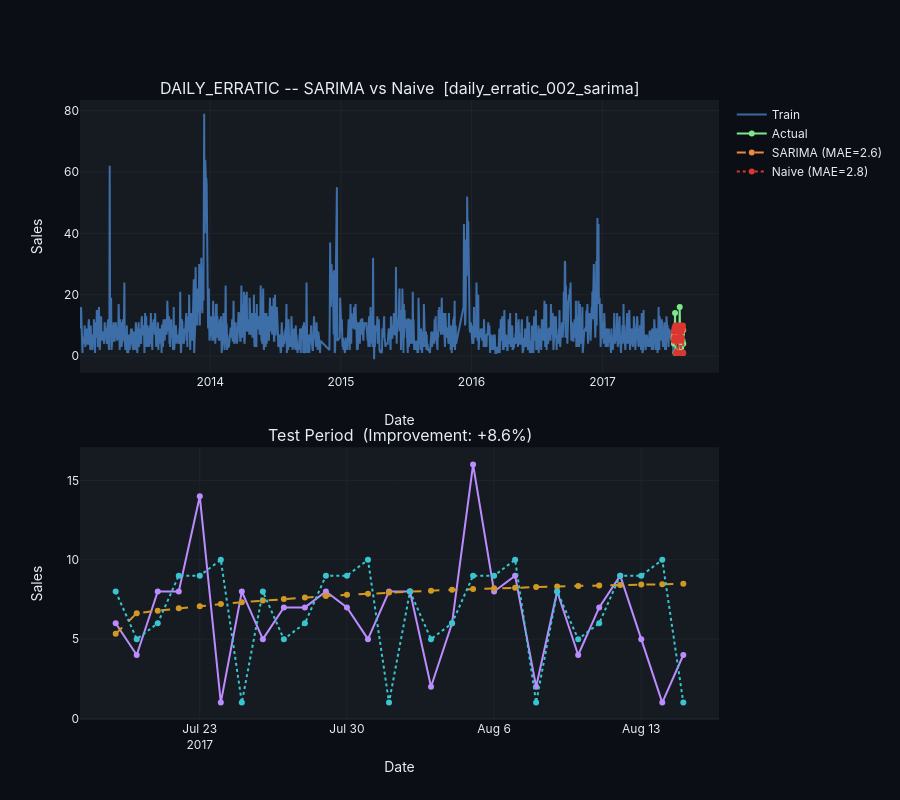

Source (notebook cell):
### Markdown cell above
## Run Daily Erratic

### Code cell
result_daily_erratic, fig_daily_erratic = run_baseline_plotly(
    df=daily_erratic,
    pattern="daily_erratic",
    store=ITEMS_TO_MODEL["daily_erratic"]["store"],
    item=ITEMS_TO_MODEL["daily_erratic"]["item"],
    freq="D",
    season_length=7,
    test_weeks=TEST_WEEKS_DAILY,
    model_type="sarima",
    gap_threshold=GAP_THRESHOLD,
    img_dir=IMG_DIR,
)
fig_daily_erratic.show()
